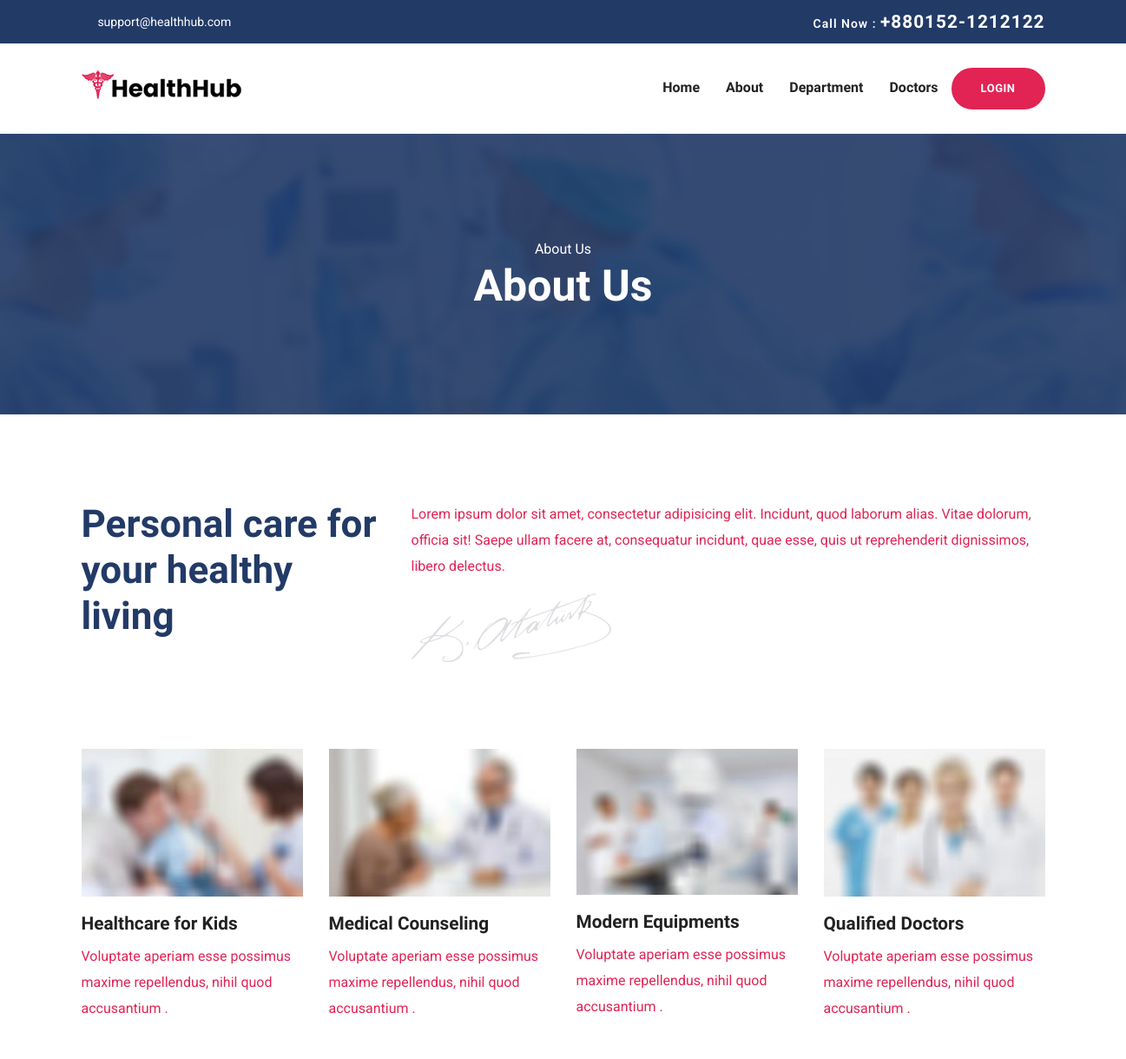
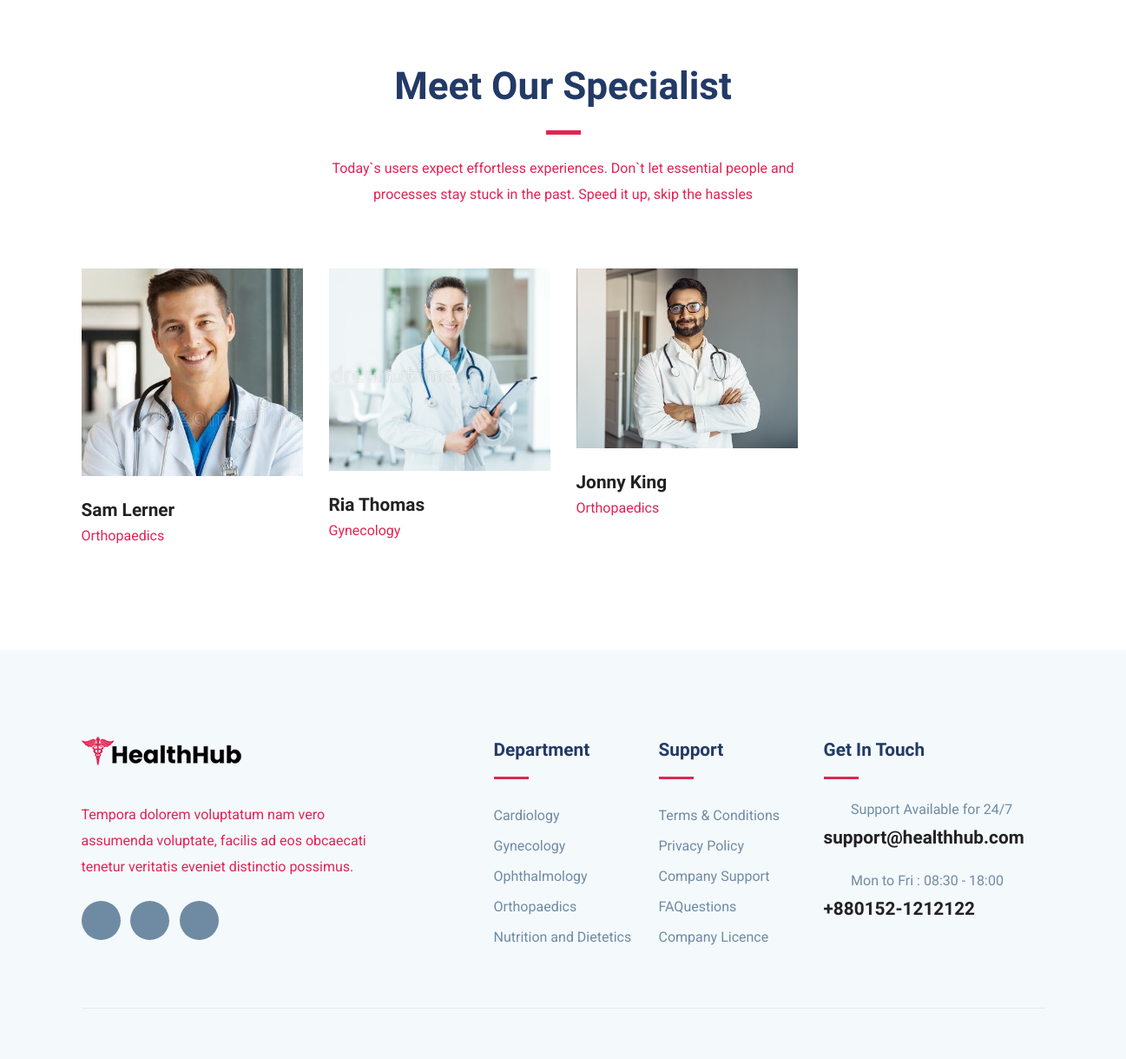
Page /about.php on the committed database (2 pictures, top to bottom).
### tables this page shows
CREATE TABLE `doctors` (
  `doc_id` int(11) NOT NULL,
  `firstname` varchar(50) NOT NULL,
  `lastname` varchar(50) NOT NULL,
  `nid` varchar(50) NOT NULL,
  `education1` varchar(50) NOT NULL,
  `education2` varchar(50) NOT NULL,
  `year1` varchar(50) NOT NULL,
  `year2` varchar(50) NOT NULL,
  `gender` varchar(50) NOT NULL,
  `contact` varchar(50) NOT NULL,
  `clinic_address` varchar(100) NOT NULL,
  `clinic_city` varchar(50) NOT NULL,
  `clinic_zip` varchar(50) NOT NULL,
  `doc_sched_id` int(11) NOT NULL DEFAULT 1,
  `hos_id` int(11) NOT NULL DEFAULT 0,
  `username` varchar(50) NOT NULL,
  `email` varchar(100) NOT NULL,
  `password` varchar(100) NOT NULL,
  `dep_id` int(11) NOT NULL,
  `dep_name` varchar(100) NOT NULL,
  `join_date` varchar(50) NOT NULL,
  `image` varchar(250) NOT NULL,
  `status` int(11) NOT NULL DEFAULT 0
);

CREATE TABLE `department` (
  `dep_id` int(11) NOT NULL,
  `sched_id` int(11) NOT NULL DEFAULT 1,
  `image` varchar(250) NOT NULL,
  `dep_name` varchar(50) NOT NULL,
  `dep_short_description` varchar(250) NOT NULL,
  `dep_full_description` varchar(500) NOT NULL
);

### about.php (the view, shortened to what this page needs)
<?php
	include_once("./database/config.php");
?>
<!DOCTYPE html>
<html lang="zxx">
<head>
  <link rel="stylesheet" href="plugins/bootstrap/css/bootstrap.min.css">
  <link rel="stylesheet" href="plugins/icofont/icofont.min.css">
  <link rel="stylesheet" href="plugins/slick-carousel/slick/slick.css">
  <link rel="stylesheet" href="plugins/slick-carousel/slick/slick-theme.css">
  <link rel="stylesheet" href="css/style.css">
</head>
<body id="top">
<?php include_once("./templates/header.php");?>
<section class="page-title bg-1">
  <div class="container">
    <div class="row">
      <div class="col-md-12">
        <div class="block text-center">
          <span class="text-white">About Us</span>
          <h1 class="text-capitalize mb-5 text-lg">About Us</h1>
        </div>
      </div>
    </div>
  </div>
</section>
<section class="section about-page">
	<div class="container">
		<div class="row">
			<div class="col-lg-4">
				<h2 class="title-color">Personal care for your healthy living</h2>
			</div>
			<div class="col-lg-8">
				<p>Lorem ipsum dolor sit amet, consectetur adipisicing elit. Incidunt, quod laborum alias. Vitae dolorum, officia sit! Saepe ullam facere at, consequatur incidunt, quae esse, quis ut reprehenderit dignissimos, libero delectus.</p>
				<img src="images/about/sign.png" alt="" class="img-fluid">
			</div>
		</div>
	</div>
</section>
<section class="fetaure-page ">
	<div class="container">
		<div class="row">
			<div class="col-lg-3 col-md-6">
				<div class="about-block-item mb-5 mb-lg-0">
					<img src="images/about/about-1.jpg" alt="" class="img-fluid w-100">
					<h4 class="mt-3">Healthcare for Kids</h4>
					<p>Voluptate aperiam esse possimus maxime repellendus, nihil quod accusantium .</p>
				</div>
			</div>
			<div class="col-lg-3 col-md-6">
				<div class="about-block-item mb-5 mb-lg-0">
					<img src="images/about/about-2.jpg" alt="" class="img-fluid w-100">
					<h4 class="mt-3">Medical Counseling</h4>
					<p>Voluptate aperiam esse possimus maxime repellendus, nihil quod accusantium .</p>
				</div>
			</div>
			<div class="col-lg-3 col-md-6">
				<div class="about-block-item mb-5 mb-lg-0">
					<img src="images/about/about-3.jpg" alt="" class="img-fluid w-100">
					<h4 class="mt-3">Modern Equipments</h4>
					<p>Voluptate aperiam esse possimus maxime repellendus, nihil quod accusantium .</p>
				</div>
			</div>
			<div class="col-lg-3 col-md-6">
				<div class="about-block-item">
					<img src="images/about/about-4.jpg" alt="" class="img-fluid w-100">
					<h4 class="mt-3">Qualified Doctors</h4>
					<p>Voluptate aperiam esse possimus maxime repellendus, nihil quod accusantium .</p>
				</div>
			</div>
		</div>
	</div>
</section>
<section class="section team">
	<div class="container">
		<div class="row justify-content-center">
			<div class="col-lg-6">
				<div class="section-title text-center">
					<h2 class="mb-4">Meet Our Specialist</h2>
					<div class="divider mx-auto my-4"></div>
					<p>Today`s users expect effortless experiences. Don`t let essential people and processes stay stuck in the past. Speed it up, skip the hassles</p>
				</div>
			</div>
		</div>
		<div class="row">
		<?php
					$sql = "SELECT * FROM doctors WHERE `status`='1' LIMIT 4";
					$result = mysqli_query($conn, $sql);
					if($result){
						while($row=mysqli_fetch_assoc($result)){
							$name=$row['firstname'] ." ". $row['lastname'];
							$image=$row['image'];
							$dep_name=$row['dep_name'];
				?>
			<div class="col-lg-3 col-md-6 col-sm-6">
				<div class="team-block mb-5 mb-lg-0">
					<img src="images/users/<?php echo $image?>" alt="" class="img-fluid w-100">
					<div class="content">
						<h4 class="mt-4 mb-0"><a href="doctor-single.html"><?php echo $name?></a></h4>
						<p><?php echo $dep_name?></p>
					</div>
				</div>
			</div>
			<?php
						}
					}
				?>
		</div>
	</div>
</section>
<?php include_once("./templates/footer.php");?>
  </body>
  </html>

### templates/header.php (shortened to what this page needs)
<header>
	<div class="header-top-bar">
		<div class="container">
			<div class="row align-items-center">
				<div class="col-lg-6">
					<ul class="top-bar-info list-inline-item pl-0 mb-0">
						<li class="list-inline-item"><a href="mailto:support@healthhub.com"><i
									class="icofont-support-faq mr-2"></i>support@healthhub.com</a></li>
					</ul>
				</div>
				<div class="col-lg-6">
					<div class="text-lg-right top-right-bar mt-2 mt-lg-0">
						<a href="tel:+880152-1212122">
							<span>Call Now : </span>
							<span class="h4">+880152-1212122</span>
						</a>
					</div>
				</div>
			</div>
		</div>
	</div>
	<nav class="navbar navbar-expand-lg navigation" id="navbar">
		<div class="container">
			<a class="navbar-brand" href="index.php"><img src="images/logo.png" alt="" class="img-fluid"></a>
			<div class="collapse navbar-collapse" id="navbarmain">
				<ul class="navbar-nav ml-auto">
					<li class="nav-item active"><a class="nav-link" href="index.php">Home</a></li>
					<li class="nav-item"><a class="nav-link" href="about.php">About</a></li>
					<li class="nav-item"><a class="nav-link" href="department.php">Department</a></li>
					<li class="nav-item"><a class="nav-link" href="doctor.php">Doctors</a></li>
					<li class="nav-item dropdown">
						<a class="btn btn-main-2 btn-round-full dropdown-toggle" href="doctor.html" id="dropdown03"
							data-toggle="dropdown" aria-haspopup="true" aria-expanded="false">Login</a>
					</li>
				</ul>
			</div>
		</div>
	</nav>
</header>

### templates/footer.php (shortened to what this page needs)
<?php
include_once("./database/config.php");
?>
	<footer class="footer section gray-bg">
		<div class="container">
			<div class="row">
				<div class="col-lg-4 mr-auto col-sm-6">
					<div class="widget mb-5 mb-lg-0">
						<div class="logo mb-4">
							<img src="images/logo.png" alt="" class="img-fluid">
						</div>
						<p>Tempora dolorem voluptatum nam vero assumenda voluptate, facilis ad eos obcaecati tenetur
							veritatis eveniet distinctio possimus.</p>
						<ul class="list-inline footer-socials mt-4">
							<li class="list-inline-item"><a href="https://www.facebook.com/themefisher"><i
										class="icofont-facebook"></i></a></li>
							<li class="list-inline-item"><a href="https://twitter.com/themefisher"><i
										class="icofont-twitter"></i></a></li>
							<li class="list-inline-item"><a href="https://www.pinterest.com/themefisher/"><i
										class="icofont-linkedin"></i></a></li>
						</ul>
					</div>
				</div>
				<div class="col-lg-2 col-md-6 col-sm-6">
					<div class="widget mb-5 mb-lg-0">
						<h4 class="text-capitalize mb-3">Department</h4>
						<div class="divider mb-4"></div>
						<ul class="list-unstyled footer-menu lh-35">
						<?php
							$sql = "SELECT * FROM department LIMIT 5";
							$result = mysqli_query($conn, $sql);
							if($result){
								while($row=mysqli_fetch_assoc($result)){
									$name=$row['dep_name'];
									$id=$row['dep_id'];
						?>
							<li><a href="department-single.php?id=<?php echo $id ?>"><?php echo $name?></a></li>
							<?php
									}
								}
							?>
						</ul>
					</div>
				</div>
				<div class="col-lg-2 col-md-6 col-sm-6">
					<div class="widget mb-5 mb-lg-0">
						<h4 class="text-capitalize mb-3">Support</h4>
						<div class="divider mb-4"></div>
						<ul class="list-unstyled footer-menu lh-35">
							<li><a href="#">Terms & Conditions</a></li>
							<li><a href="#">Privacy Policy</a></li>
							<li><a href="#">Company Support </a></li>
							<li><a href="#">FAQuestions</a></li>
							<li><a href="#">Company Licence</a></li>
						</ul>
					</div>
				</div>
				<div class="col-lg-3 col-md-6 col-sm-6">
					<div class="widget widget-contact mb-5 mb-lg-0">
						<h4 class="text-capitalize mb-3">Get in Touch</h4>
						<div class="divider mb-4"></div>
						<div class="footer-contact-block mb-4">
							<div class="icon d-flex align-items-center">
								<i class="icofont-email mr-3"></i>
								<span class="h6 mb-0">Support Available for 24/7</span>
							</div>
							<h4 class="mt-2"><a href="tel:+23-345-67890">support@healthhub.com</a></h4>
						</div>
						<div class="footer-contact-block">
							<div class="icon d-flex align-items-center">
								<i class="icofont-support mr-3"></i>
								<span class="h6 mb-0">Mon to Fri : 08:30 - 18:00</span>
							</div>
							<h4 class="mt-2"><a href="tel:+23-345-67890">+880152-1212122</a></h4>
						</div>
					</div>
				</div>
			</div>
			<div class="footer-btm py-4 mt-5">
			</div>
		</div>
	</footer>

### css/style.css (style rules this page uses)
html { overflow-x: hidden; }
body { line-height: 1.6; font-family: "Roboto", sans-serif; -webkit-font-smoothing: antialiased; font-size: 16px; color: #e12454; font-weight: 400; }
h1, .h1, h2, .h2, h3, .h3, h4, .h4, h5, .h5, h6, .h6 { font-family: "Exo", sans-serif; font-weight: 700; color: #222; }
h1, .h1 { font-size: 2.5rem; }
h2, .h2 { font-size: 44px; }
h4, .h4 { font-size: 1.3rem; line-height: 30px; }
h6, .h6 { font-size: 1rem; }
p { line-height: 30px; }
.btn { display: inline-block; font-size: 14px; font-size: 0.8125rem; font-weight: 700; letter-spacing: .5px; padding: .75rem 2rem; font-family: "Exo", sans-serif; text-transform: uppercase; border-radius: 5px; border: 2px solid transparent; transition: all .35s ease; }
.btn-main-2 { background: #e12454; color: #fff; border-color: #e12454; }
.btn-round-full { border-radius: 50px; }
.section { padding: 100px 0; }
.text-lg { font-size: 3.75rem; }
a { color: #222; text-decoration: none; transition: all .35s ease; }
.page-title { padding: 120px 0px 70px 0px; position: relative; }
.page-title .block h1 { color: #fff; }
.title-color { color: #223a66; }
.section-title { margin-bottom: 70px; }
.section-title h2 { color: #223a66; }
.text-lg { font-size: 50px; }
.gray-bg { background: #f4f9fc; }
#navbarmain { padding: 20px 0px; }
#navbarmain .nav-link { font-weight: 600; padding: 10px 15px; color: #222; font-family: "Exo", sans-serif; text-transform: capitalize; font-size: 16px; transition: all .25s ease; }
.dropdown-toggle::after { display: none; }
.navbar-brand { margin-top: 10px; }
.header-top-bar { background: #223a66; font-size: 14px; padding: 10px 0px; box-shadow: 0 1px 2px rgba(0, 0, 0, 0.05); color: #fff; }
.top-bar-info li a { color: #fff; margin-right: 20px; }
.top-right-bar a span { color: #fff; font-weight: 600; letter-spacing: 1px; }
.bg-1 { background: url("../images/bg/22.jpg") no-repeat 50% 50%; background-size: cover; position: relative; }
.divider { width: 40px; height: 5px; background: #e12454; }
.lh-35 { line-height: 35px; }
.footer { padding-bottom: 10px; }
.logo { font-weight: 600; letter-spacing: 1px; }
.widget .divider { height: 3px; }
.widget h4 { color: #223a66; }
.widget .footer-menu a { color: #6F8BA4; }
.footer-contact-block span { font-weight: 400; color: #6F8BA4; }
.footer-contact-block i { font-size: 20px; }
.footer-btm { border-top: 1px solid rgba(0, 0, 0, 0.06); }
.footer-socials li a { width: 45px; height: 45px; background: #6F8BA4; color: #fff; display: inline-block; text-align: center; border-radius: 100%; padding-top: 12px; }

### rows in the picture
doctors: image (picture), name "Sam Lerner", dep_name "Orthopaedics"
doctors: image (picture), name "Ria Thomas", dep_name "Gynecology"
doctors: image (picture), name "Jonny King", dep_name "Orthopaedics"
department: dep_name "Cardiology"
department: dep_name "Gynecology"
department: dep_name "Ophthalmology"
department: dep_name "Orthopaedics"
department: dep_name "Nutrition and Dietetics"
